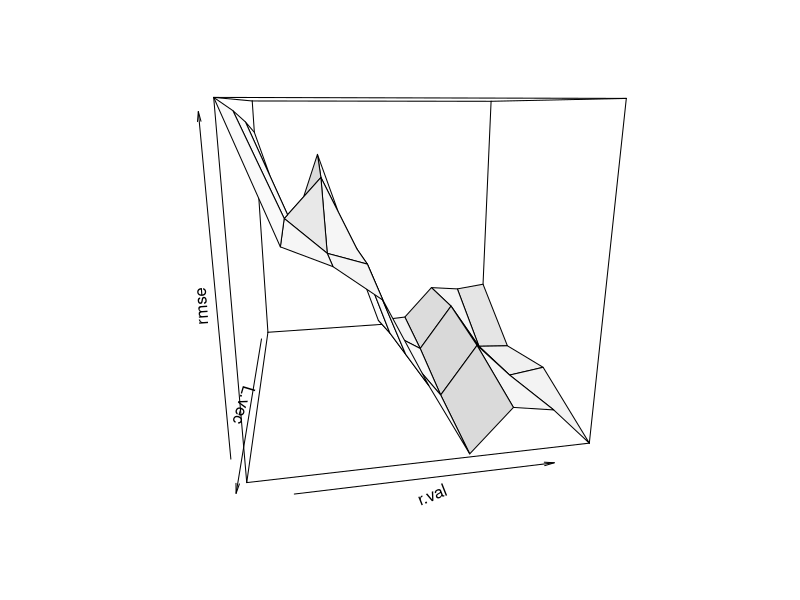
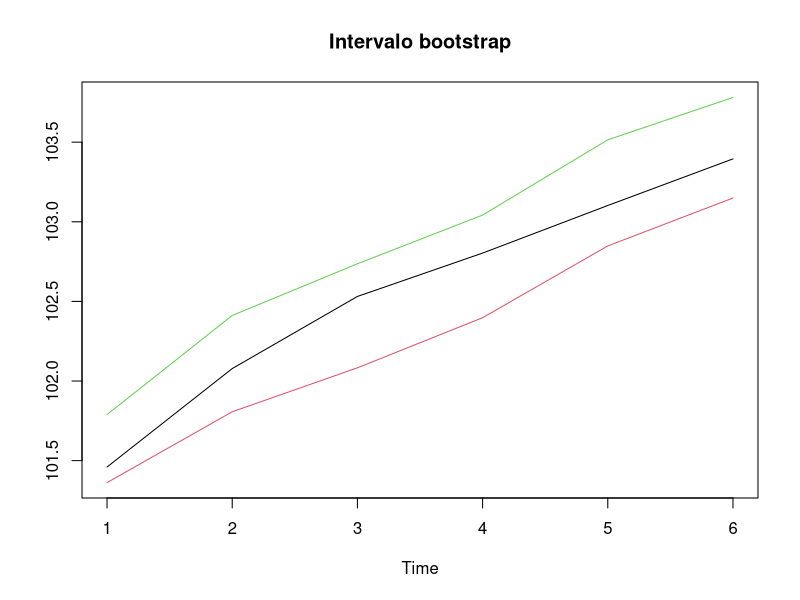

R code for these plots, in order:
#SSA Univariado
rm(list=ls())

DiagAver<-function(X){
  L<-nrow(X);k<-ncol(X);N<-k+L-1
  D<-NULL
  for(j in 1:N){
    s1<-max(1,(j-N+L))
    s2<-min(L,j)
    place<-(s1:s2)+L*(((j+1-s1):(j+1-s2))-1)
    D[j]<-mean(X[place])
  }
  D
}

Group<-function(Y,L,groups){
  I<-groups;p<-length(I)
  SVD<-SVD(Y,L)
  LambdaI<-matrix(diag(SVD$d)[I,I],p,p)
  SVD$u[,I]%*%LambdaI%*%t(SVD$v[,I])
}

SVD<-function(Y,L){
  X<-UniHankel(Y,L)
  svd(X)
}

SSA.Rec<-function(Y,L,groups){
  N<-length(Y)
  I<-groups;p<-length(I)
  XI<-Group(Y,L,groups)
  Approx<-DiagAver(XI)
  Resid<-Y-Approx
  list(Approximation=Approx,Residual=Resid)
}

UniHankel<-function(Y,L){
  k<-length(Y)-L+1
  outer((1:L),(1:k),function(x,y) Y[(x+y-1)])
}

RSSA.Forecasting<-function(L,groups,h,Y){
  N<-length(Y)
  L<-min(L,(N-L+1))
  X<-UniHankel(Y,L)
  U<-matrix(svd(X)$u,L,L)
  pi<-array(U[L,groups],dim=length(groups))
  V2<-sum(pi^2)
  m<-length(groups)
  Udelta<-array(U[1:(L-1),groups],dim=c((L-1),m))
  A<-pi%*%t(Udelta)/(1-V2)
  yhat<-array(0,dim=(N+h))
  yhat[1:N]<-SSA.Rec(Y,L,groups)$Approximation
  for(l in (N+1):(N+h))
    yhat[l]<-A%*%yhat[(l-L+1):(l-1)]
  yhat[(N+1):(N+h)]
}

## Funcion RMSE funcion para validar (loss  function)
RMSE<-function(Y,L,r,mse.size,h){
  N<-length(Y)
  forecasts<-NULL
  train.size<-N-mse.size-h+1
  test<-Y[(train.size+h):(train.size+mse.size+h-1)]
  for(i in 1:mse.size){
    train<-Y[1:(train.size+i-1)]
    forecasts<-c(forecasts,RSSA.Forecasting(L,1:r,h,train)[h])
  }
  sqrt(mean((test-forecasts)^2))
}

## Obtener el r que da  minimo de perdida 
Opt.r<-function(Y,L,mse.size,h){
  opt.rmse<-array(0,dim=(L-1))
  for(r in 1:(L-1))
    opt.rmse[r]<-RMSE(Y,L,r,mse.size,h)
  which.min(opt.rmse)
}

# Obtener el tamaño de ventana optimo
Opt.choices<-function(Y,L.vec,h,mse.size){
  wid<-length(L.vec)
  rmse<-array(0,dim=wid)
  for(i in 1:wid){
    r0<-Opt.r(Y,L.vec[i],mse.size,h)
    rmse[i]<-RMSE(Y,L.vec[i],r0,mse.size,h)
  }
  window<-which.min(rmse)
  r.opt<-Opt.r(Y,L.vec[window],mse.size,h)
  L.opt<-L.vec[window]
  list(optimal.r=r.opt,optimal.L=L.opt,root.mean.square.error=min(rmse))
}

datos_inflacion<-read.csv("datos2.csv")
datos_inflacion_ts<-ts(frequency = 12,start = c(2005,01),end = c(2018,09),datos_inflacion[,"INPC"])

datos_inflacion_ts[length(datos_inflacion_ts)]=100.917

Y<-datos_inflacion_ts

## Obtener los mejores parametros usando valdiacion cruzada
Opt.choices(Y=Y,L.vec=2:24,mse.size=10,h=12)

## Realizar foreccasting de serie
RSSA.Forecasting(L=20,1:9,h=1, Y)
(abs(101.4601-96.69827)/96.69827)*100

#### Analisis de senistividad ####
all.rmse<-function(Y,L,mse.size,h,max.r){
  rmse<-array(0,dim=max.r)
  for(r in 1:max.r)
    rmse[r]<-RMSE(Y,L,r,mse.size,h)
  rmse
}
Sensitivity<-function(Y,L.vec,h,mse.size,max.r,theta,phi){
  wid<-length(L.vec)
  r.val<-1:max.r
  rmse<-array(0,dim=c(wid,max.r))
  for(i in 1:wid){
    rmse[i,]<-all.rmse(Y,L.vec[i],mse.size,h,max.r)
  }
  persp(y=r.val,x=L.vec,z=rmse,theta=theta,phi=phi,shade=.10)
}

## Realizar analisis de sensitividad
Sensitivity(Y=Y,L=17:20,mse.size=10,h=2,max.r=9,theta=80,phi=15)


#### Bootstrap intervalo de prediccion #####

Pred.int<-function(L,groups,h,Y,p,alpha){
  N<-length(Y)
  Recons<-SSA.Rec(Y,L,groups)
  S.hat<-Recons$Approximation
  E.hat<-Recons$Residual
  L.pi<-U.pi<-0
  new<-array(dim=c(h,p))
  for(i in 1:p){
    Y.hat<-S.hat+sample(E.hat,N,replace=TRUE)
    new[,i]<-RSSA.Forecasting(L,groups,h,Y.hat)
  }
  L.pi<-apply(new,1,quantile,probs=alpha)
  U.pi<-apply(new,1,quantile,probs=1-alpha)
  data.frame(L.pi,U.pi)
}

intervalo<-Pred.int(20,1:10,6,Y,1000,.05)
prediccion<-RSSA.Forecasting(L=20,1:9,h=6, Y)
## Realizar plot de intervalor para un horizonte de 6
ts.plot(cbind(intervalo$L.pi,prediccion,intervalo$U.pi),col=c(2,1,3),main="Intervalo bootstrap")
